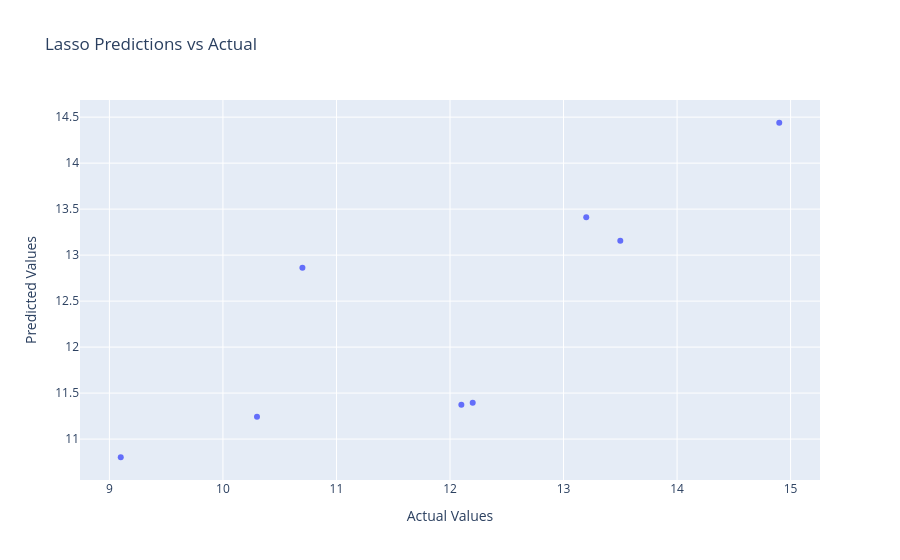

The code cell stored with this chart in its notebook:
### Code cell
import pandas as pd
from sklearn.pipeline import Pipeline
from sklearn.model_selection import GridSearchCV
from sklearn.preprocessing import MinMaxScaler
from sklearn.linear_model import Lasso
from sklearn.metrics import median_absolute_error
import numpy as np
import plotly.graph_objects as go

np.random.seed(42)

df = pd.read_csv('wine.csv')
print(df.head())

x = df.iloc[:,:5]
y = df.iloc[:,-1]

x_train = x[0:30]
x_test = x[30:]

y_train = y[0:30]
y_test = y[30:]

scaler = MinMaxScaler()

alpha = np.logspace(-1,0,3)

pipe = Pipeline([
    ('linear_normalization', MinMaxScaler()),
    ('lasso_cv', Lasso(random_state= 42))])

param_grid = {
    'lasso_cv__alpha': np.logspace(-1, 0, 3)  
}

grid = GridSearchCV(pipe, param_grid, cv=5)
grid.fit(x_train, y_train)


best_pipe = grid.best_estimator_
coefficients = best_pipe.named_steps['lasso_cv'].coef_


features = x.columns
for f, c in zip(features, coefficients):
    if c != 0:
        print(f"{f}: {c}")

y_pred = grid.predict(x_test)



mae= -(median_absolute_error(y_test, y_pred))
print("Negative Median Absolute Error:", mae)



fig = go.Figure()

fig.add_trace(
    go.Scatter(x = y_test,
               y = y_pred,
                mode = 'markers' )
)

fig.update_layout(
    title='Lasso Predictions vs Actual',
    xaxis_title='Actual Values',
    yaxis_title='Predicted Values')

fig.show()

### Figure 1 — Plotly figure (JSON) as saved in the notebook; plotly's stock layout.template omitted (floating-point values rounded to 4 significant figures)
{"data": [{"mode": "markers", "type": "scatter", "x": [10.7, 9.1, 12.1, 14.9, 13.5, 12.2, 10.3, 13.2], "y": [12.86, 10.8, 11.37, 14.44, 13.16, 11.4, 11.24, 13.41]}], "layout": {"title": {"text": "Lasso Predictions vs Actual"}, "xaxis": {"title": {"text": "Actual Values"}}, "yaxis": {"title": {"text": "Predicted Values"}}}}
